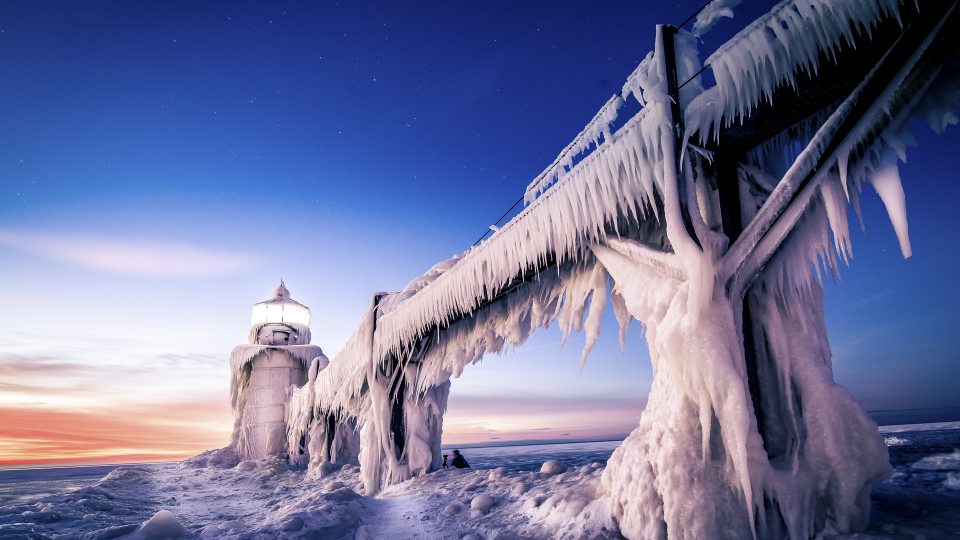
#> input picture 图片打包/data/trainData/1.jpg, 1920 x 1080 px, found by its file name (shown at 1/2 size); its folder holds 4 pictures in this run
$ python dataPack.py
#> lines starting #> are read from the running program, lines starting #| are printed output that depends on the picture
# 把指定文件夹的所有文件打包成npy格式
import numpy as np
import os
import matplotlib.pyplot as plt
import matplotlib.image as Image
import skimage.io as io
################################################################################
# 从指定目录下读取所有文件(图片)，打包到npy文件中
# 用matplotlib.pyplot 读取图片
path = 'F:\\liuyang\\Mynet\\data\\trainData'
list = os.listdir(path)

package = []
for filename in list:
    image = plt.imread(os.path.join(path,filename))
#> image is the input picture: shape (1080, 1920, 3); mean R, G, B 109.2, 113.6, 154.5
    image = image[:800,:1000,:] # 将图片裁剪为统一的大小
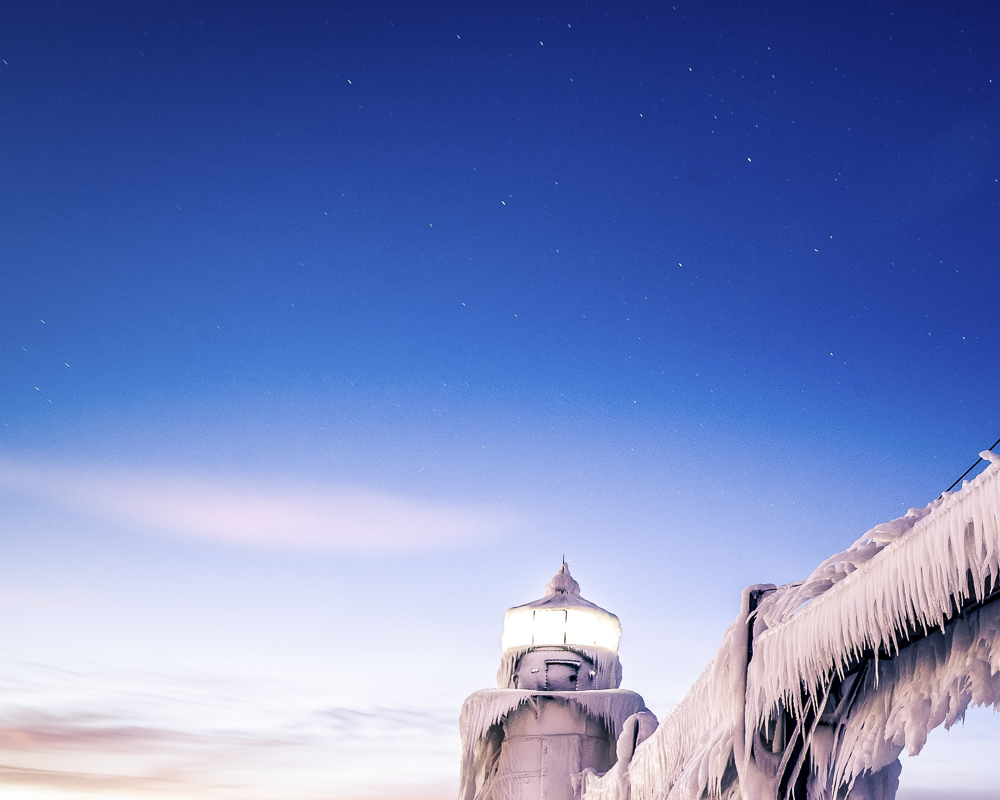
#> image: shape (800, 1000, 3); mean R, G, B 113.4, 130.9, 188.7
    array = np.array(image) # 转成numpy数组
    package.append(array)   # 这一步把所有图片都加载到内存中，不是好的实现方法
#> pass 2 of the loop `for filename in list:`:
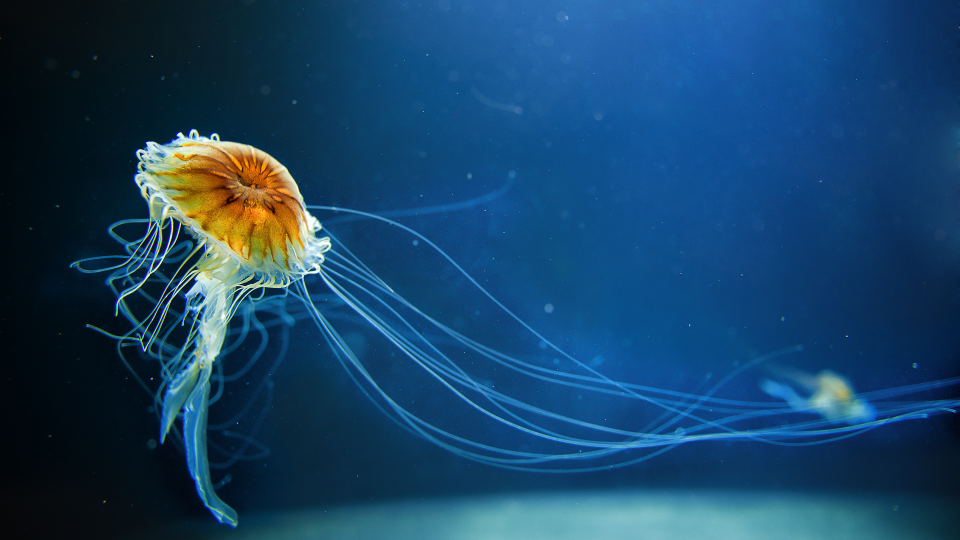
#> input picture 图片打包/data/trainData/37e5c3fa8b6cec7d27dded5f27d702813071f8040fe9225053872a5860ad02d1.jpg, 1920 x 1080 px, found by its file name (shown at 1/2 size)
#> image is the input picture: shape (1080, 1920, 3); mean R, G, B 23.3, 67.9, 103.8
#> `image = image[:800,:1000,:]`:
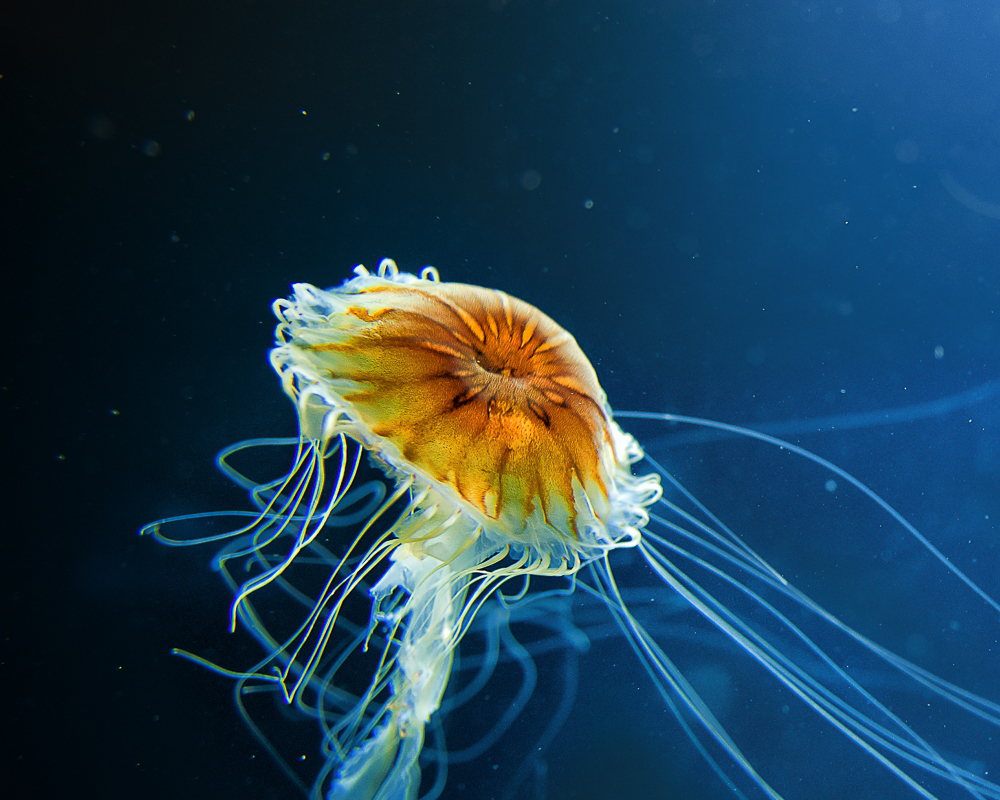
#> image: shape (800, 1000, 3); mean R, G, B 29.4, 62.6, 82.7
#> pass 3 of the loop `for filename in list:`:
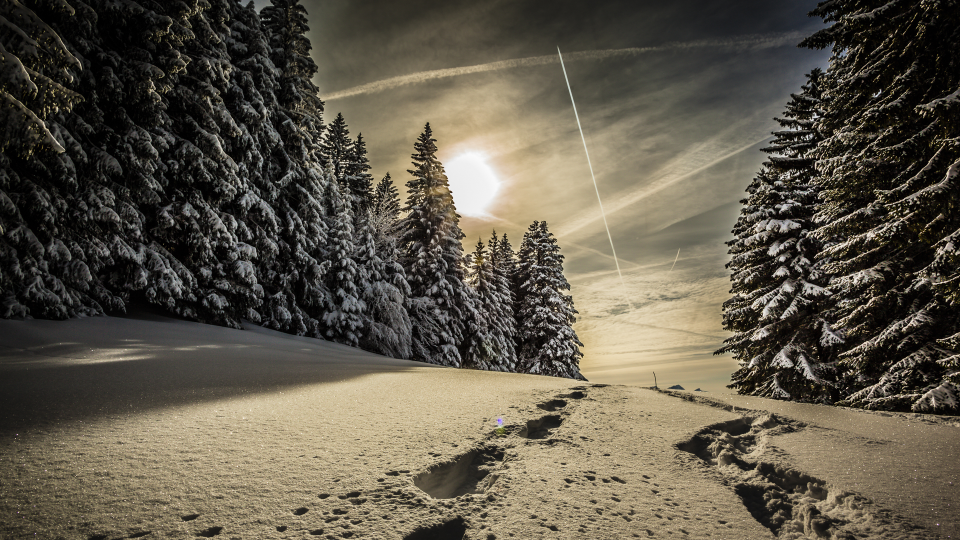
#> input picture 图片打包/data/trainData/5554137aed3e4530cf8d173061d6eb61fd07b9469e8fccd0f4ee22f2da84af2d.jpg, 1920 x 1080 px, found by its file name (shown at 1/2 size)
#> image is the input picture: shape (1080, 1920, 3); mean R, G, B 94.1, 87.3, 73.2
#> `image = image[:800,:1000,:]`:
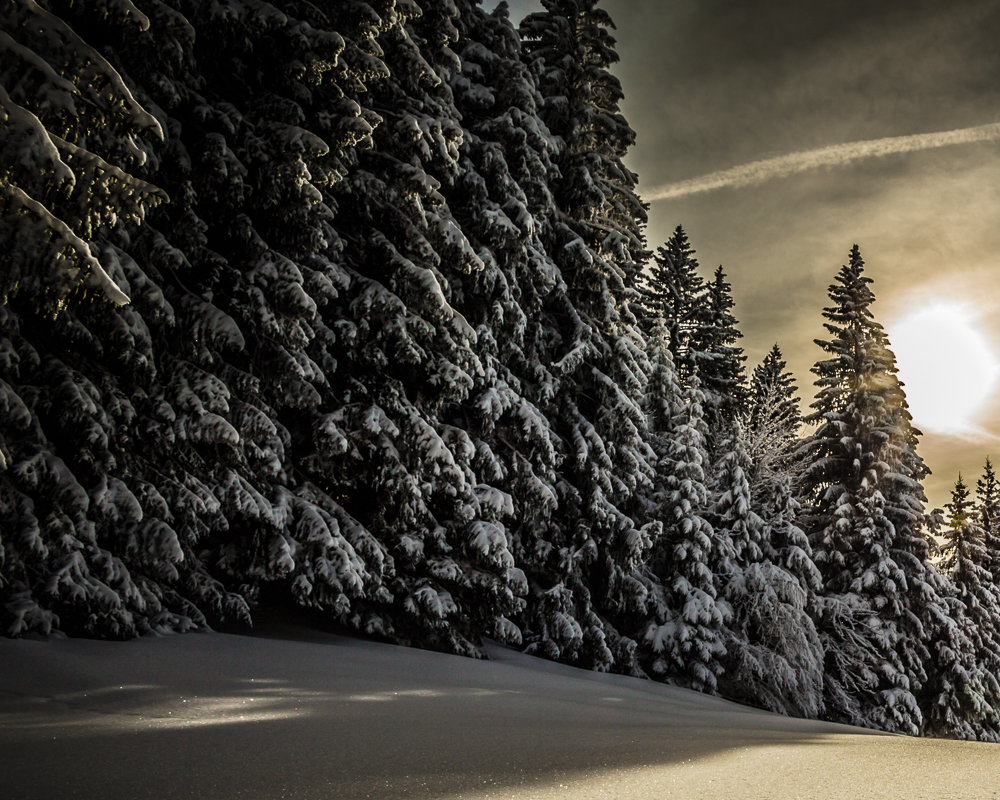
#> image: shape (800, 1000, 3); mean R, G, B 65.9, 62.7, 55.5
#> the loop made 4 passes; the first 3 are shown
    # plt.imshow(image)
    # plt.show()

np.save('package.npy',package) # 保存
###################################################################################
# 把打包的图片还原为图片
# 用 matplotlib.imag.save保存图片
trainData = np.load('package.npy')
#> (the run stopped early here; a loop or call above may not have finished)
